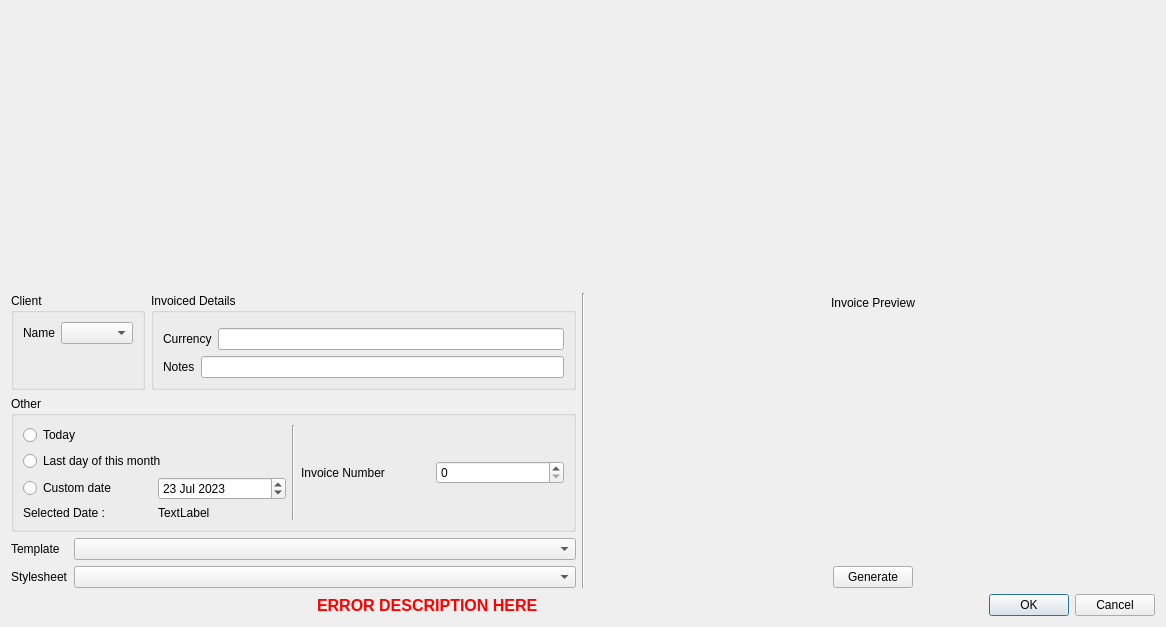
<?xml version="1.0" encoding="UTF-8"?>
<ui version="4.0">
 <class>NewInvoicePage</class>
 <widget class="QWidget" name="NewInvoicePage">
  <property name="geometry">
   <rect>
    <x>0</x>
    <y>0</y>
    <width>1166</width>
    <height>627</height>
   </rect>
  </property>
  <property name="windowTitle">
   <string>Form</string>
  </property>
  <layout class="QVBoxLayout" name="verticalLayout_7">
   <item>
    <widget class="TitleBarWidget" name="titleBarWidget" native="true"/>
   </item>
   <item>
    <layout class="QHBoxLayout" name="horizontalLayout_12">
     <item>
      <layout class="QVBoxLayout" name="verticalLayout_6">
       <item>
        <layout class="QHBoxLayout" name="horizontalLayout_2">
         <item>
          <widget class="QGroupBox" name="groupBox">
           <property name="title">
            <string>Client</string>
           </property>
           <layout class="QVBoxLayout" name="verticalLayout">
            <item>
             <layout class="QHBoxLayout" name="horizontalLayout">
              <item>
               <widget class="QLabel" name="label_4">
                <property name="text">
                 <string>Name</string>
                </property>
               </widget>
              </item>
              <item>
               <widget class="QComboBox" name="clientCombo"/>
              </item>
             </layout>
            </item>
            <item>
             <widget class="CompanyDetailsWidget" name="clientDetailsWidget" native="true"/>
            </item>
           </layout>
          </widget>
         </item>
         <item>
          <widget class="QGroupBox" name="groupBox_2">
           <property name="sizePolicy">
            <sizepolicy hsizetype="Minimum" vsizetype="Preferred">
             <horstretch>0</horstretch>
             <verstretch>0</verstretch>
            </sizepolicy>
           </property>
           <property name="title">
            <string>Invoiced Details</string>
           </property>
           <layout class="QVBoxLayout" name="verticalLayout_2">
            <item>
             <widget class="DataHandlerWidget" name="invoiceDetailsWidget" native="true"/>
            </item>
            <item>
             <layout class="QHBoxLayout" name="horizontalLayout_11">
              <item>
               <widget class="QLabel" name="label_8">
                <property name="text">
                 <string>Currency</string>
                </property>
               </widget>
              </item>
              <item>
               <widget class="QLineEdit" name="currencyEdit"/>
              </item>
             </layout>
            </item>
            <item>
             <layout class="QHBoxLayout" name="horizontalLayout_13">
              <item>
               <widget class="QLabel" name="label_7">
                <property name="text">
                 <string>Notes</string>
                </property>
               </widget>
              </item>
              <item>
               <widget class="QLineEdit" name="notesEdit"/>
              </item>
             </layout>
            </item>
           </layout>
          </widget>
         </item>
        </layout>
       </item>
       <item>
        <widget class="QGroupBox" name="groupBox_3">
         <property name="title">
          <string>Other</string>
         </property>
         <layout class="QHBoxLayout" name="horizontalLayout_9">
          <item>
           <layout class="QVBoxLayout" name="verticalLayout_5">
            <item>
             <layout class="QVBoxLayout" name="verticalLayout_3">
              <item>
               <widget class="QRadioButton" name="todayButton">
                <property name="text">
                 <string>Today</string>
                </property>
               </widget>
              </item>
              <item>
               <widget class="QRadioButton" name="lastDayOfMonthButton">
                <property name="text">
                 <string>Last day of this month</string>
                </property>
               </widget>
              </item>
              <item>
               <layout class="QHBoxLayout" name="horizontalLayout_5">
                <item>
                 <widget class="QRadioButton" name="customButton">
                  <property name="text">
                   <string>Custom date</string>
                  </property>
                 </widget>
                </item>
                <item>
                 <widget class="QDateEdit" name="dateEdit">
                  <property name="dateTime">
                   <datetime>
                    <hour>3</hour>
                    <minute>2</minute>
                    <second>0</second>
                    <year>2023</year>
                    <month>7</month>
                    <day>23</day>
                   </datetime>
                  </property>
                 </widget>
                </item>
               </layout>
              </item>
             </layout>
            </item>
            <item>
             <layout class="QHBoxLayout" name="horizontalLayout_7">
              <item>
               <widget class="QLabel" name="label">
                <property name="text">
                 <string>Selected Date :</string>
                </property>
               </widget>
              </item>
              <item>
               <widget class="QLabel" name="dateLabel">
                <property name="text">
                 <string>TextLabel</string>
                </property>
               </widget>
              </item>
             </layout>
            </item>
           </layout>
          </item>
          <item>
           <widget class="Line" name="line_2">
            <property name="orientation">
             <enum>Qt::Vertical</enum>
            </property>
           </widget>
          </item>
          <item>
           <layout class="QHBoxLayout" name="horizontalLayout_8">
            <item>
             <widget class="QLabel" name="label_5">
              <property name="text">
               <string>Invoice Number</string>
              </property>
             </widget>
            </item>
            <item>
             <widget class="QSpinBox" name="invoiceIdBox"/>
            </item>
           </layout>
          </item>
         </layout>
        </widget>
       </item>
       <item>
        <layout class="QFormLayout" name="formLayout">
         <item row="0" column="0">
          <widget class="QLabel" name="label_6">
           <property name="text">
            <string>Template</string>
           </property>
          </widget>
         </item>
         <item row="0" column="1">
          <widget class="QComboBox" name="templateCombo"/>
         </item>
         <item row="1" column="0">
          <widget class="QLabel" name="label_2">
           <property name="text">
            <string>Stylesheet</string>
           </property>
          </widget>
         </item>
         <item row="1" column="1">
          <widget class="QComboBox" name="stylesheetCombo"/>
         </item>
        </layout>
       </item>
      </layout>
     </item>
     <item>
      <widget class="Line" name="line">
       <property name="orientation">
        <enum>Qt::Vertical</enum>
       </property>
      </widget>
     </item>
     <item>
      <layout class="QVBoxLayout" name="verticalLayout_4">
       <item>
        <layout class="QHBoxLayout" name="horizontalLayout_4">
         <item>
          <spacer name="horizontalSpacer_2">
           <property name="orientation">
            <enum>Qt::Horizontal</enum>
           </property>
           <property name="sizeHint" stdset="0">
            <size>
             <width>40</width>
             <height>20</height>
            </size>
           </property>
          </spacer>
         </item>
         <item>
          <widget class="QLabel" name="label_3">
           <property name="sizePolicy">
            <sizepolicy hsizetype="Preferred" vsizetype="Fixed">
             <horstretch>0</horstretch>
             <verstretch>0</verstretch>
            </sizepolicy>
           </property>
           <property name="text">
            <string>Invoice Preview</string>
           </property>
          </widget>
         </item>
         <item>
          <spacer name="horizontalSpacer_3">
           <property name="orientation">
            <enum>Qt::Horizontal</enum>
           </property>
           <property name="sizeHint" stdset="0">
            <size>
             <width>40</width>
             <height>20</height>
            </size>
           </property>
          </spacer>
         </item>
        </layout>
       </item>
       <item>
        <widget class="InvoiceViewWidget" name="previewWidget" native="true"/>
       </item>
       <item>
        <layout class="QHBoxLayout" name="horizontalLayout_10">
         <item>
          <spacer name="horizontalSpacer_6">
           <property name="orientation">
            <enum>Qt::Horizontal</enum>
           </property>
           <property name="sizeHint" stdset="0">
            <size>
             <width>40</width>
             <height>20</height>
            </size>
           </property>
          </spacer>
         </item>
         <item>
          <widget class="QPushButton" name="generateButton">
           <property name="text">
            <string>Generate</string>
           </property>
          </widget>
         </item>
         <item>
          <spacer name="horizontalSpacer_7">
           <property name="orientation">
            <enum>Qt::Horizontal</enum>
           </property>
           <property name="sizeHint" stdset="0">
            <size>
             <width>40</width>
             <height>20</height>
            </size>
           </property>
          </spacer>
         </item>
        </layout>
       </item>
      </layout>
     </item>
    </layout>
   </item>
   <item>
    <layout class="QHBoxLayout" name="horizontalLayout_3">
     <item>
      <spacer name="horizontalSpacer">
       <property name="orientation">
        <enum>Qt::Horizontal</enum>
       </property>
       <property name="sizeHint" stdset="0">
        <size>
         <width>40</width>
         <height>20</height>
        </size>
       </property>
      </spacer>
     </item>
     <item>
      <widget class="QLabel" name="errorLabel">
       <property name="palette">
        <palette>
         <active>
          <colorrole role="WindowText">
           <brush brushstyle="SolidPattern">
            <color alpha="255">
             <red>255</red>
             <green>0</green>
             <blue>0</blue>
            </color>
           </brush>
          </colorrole>
          <colorrole role="Text">
           <brush brushstyle="SolidPattern">
            <color alpha="255">
             <red>249</red>
             <green>0</green>
             <blue>0</blue>
            </color>
           </brush>
          </colorrole>
          <colorrole role="PlaceholderText">
           <brush brushstyle="SolidPattern">
            <color alpha="128">
             <red>249</red>
             <green>0</green>
             <blue>0</blue>
            </color>
           </brush>
          </colorrole>
         </active>
         <inactive>
          <colorrole role="WindowText">
           <brush brushstyle="SolidPattern">
            <color alpha="255">
             <red>255</red>
             <green>0</green>
             <blue>0</blue>
            </color>
           </brush>
          </colorrole>
          <colorrole role="Text">
           <brush brushstyle="SolidPattern">
            <color alpha="255">
             <red>243</red>
             <green>1</green>
             <blue>1</blue>
            </color>
           </brush>
          </colorrole>
          <colorrole role="PlaceholderText">
           <brush brushstyle="SolidPattern">
            <color alpha="128">
             <red>249</red>
             <green>0</green>
             <blue>0</blue>
            </color>
           </brush>
          </colorrole>
         </inactive>
         <disabled>
          <colorrole role="WindowText">
           <brush brushstyle="SolidPattern">
            <color alpha="255">
             <red>170</red>
             <green>173</green>
             <blue>177</blue>
            </color>
           </brush>
          </colorrole>
          <colorrole role="Text">
           <brush brushstyle="SolidPattern">
            <color alpha="255">
             <red>182</red>
             <green>182</green>
             <blue>184</blue>
            </color>
           </brush>
          </colorrole>
          <colorrole role="PlaceholderText">
           <brush brushstyle="SolidPattern">
            <color alpha="128">
             <red>40</red>
             <green>42</green>
             <blue>47</blue>
            </color>
           </brush>
          </colorrole>
         </disabled>
        </palette>
       </property>
       <property name="font">
        <font>
         <pointsize>12</pointsize>
         <bold>true</bold>
        </font>
       </property>
       <property name="text">
        <string>ERROR DESCRIPTION HERE</string>
       </property>
      </widget>
     </item>
     <item>
      <spacer name="horizontalSpacer_4">
       <property name="orientation">
        <enum>Qt::Horizontal</enum>
       </property>
       <property name="sizeHint" stdset="0">
        <size>
         <width>40</width>
         <height>20</height>
        </size>
       </property>
      </spacer>
     </item>
     <item>
      <widget class="QDialogButtonBox" name="closeBox">
       <property name="standardButtons">
        <set>QDialogButtonBox::Cancel|QDialogButtonBox::Ok</set>
       </property>
      </widget>
     </item>
    </layout>
   </item>
  </layout>
 </widget>
 <customwidgets>
  <customwidget>
   <class>InvoiceViewWidget</class>
   <extends>QWidget</extends>
   <header>ui/InvoiceViewWidget.h</header>
   <container>1</container>
  </customwidget>
  <customwidget>
   <class>DataHandlerWidget</class>
   <extends>QWidget</extends>
   <header>ui/DataHandlerWidget.h</header>
   <container>1</container>
  </customwidget>
  <customwidget>
   <class>CompanyDetailsWidget</class>
   <extends>QWidget</extends>
   <header>ui/CompanyDetailsWidget.h</header>
   <container>1</container>
  </customwidget>
  <customwidget>
   <class>TitleBarWidget</class>
   <extends>QWidget</extends>
   <header>ui/TitleBarWidget.h</header>
   <container>1</container>
  </customwidget>
 </customwidgets>
 <resources/>
 <connections/>
</ui>
